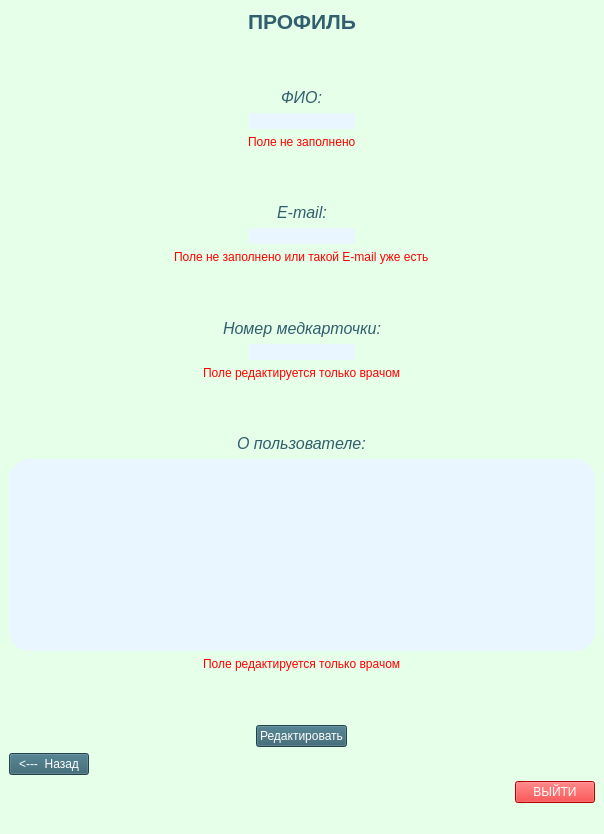
<?xml version="1.0" encoding="UTF-8"?>
<ui version="4.0">
 <class>MainWindow</class>
 <widget class="QMainWindow" name="MainWindow">
  <property name="geometry">
   <rect>
    <x>0</x>
    <y>0</y>
    <width>604</width>
    <height>834</height>
   </rect>
  </property>
  <property name="windowTitle">
   <string>MainWindow</string>
  </property>
  <property name="styleSheet">
   <string notr="true">background-color: rgb(229, 255, 232);</string>
  </property>
  <widget class="QWidget" name="centralwidget">
   <layout class="QVBoxLayout" name="verticalLayout">
    <item alignment="Qt::AlignHCenter">
     <widget class="QLabel" name="label">
      <property name="text">
       <string>&lt;html&gt;&lt;head/&gt;&lt;body&gt;&lt;p&gt;&lt;span style=&quot; font-size:16pt; font-weight:600; color:#315f6d;&quot;&gt;ПРОФИЛЬ&lt;/span&gt;&lt;/p&gt;&lt;/body&gt;&lt;/html&gt;</string>
      </property>
     </widget>
    </item>
    <item>
     <spacer name="verticalSpacer_2">
      <property name="orientation">
       <enum>Qt::Vertical</enum>
      </property>
      <property name="sizeHint" stdset="0">
       <size>
        <width>20</width>
        <height>40</height>
       </size>
      </property>
     </spacer>
    </item>
    <item alignment="Qt::AlignHCenter">
     <widget class="QLabel" name="label_6">
      <property name="toolTip">
       <string>&lt;html&gt;&lt;head/&gt;&lt;body&gt;&lt;p&gt;&lt;br/&gt;&lt;/p&gt;&lt;/body&gt;&lt;/html&gt;</string>
      </property>
      <property name="whatsThis">
       <string>&lt;html&gt;&lt;head/&gt;&lt;body&gt;&lt;p&gt;&lt;br/&gt;&lt;/p&gt;&lt;/body&gt;&lt;/html&gt;</string>
      </property>
      <property name="styleSheet">
       <string notr="true">color: rgb(255, 120, 237);</string>
      </property>
      <property name="text">
       <string>&lt;html&gt;&lt;head/&gt;&lt;body&gt;&lt;p&gt;&lt;span style=&quot; font-size:12pt; font-style:italic; color:#315f6d;&quot;&gt;ФИО:&lt;/span&gt;&lt;/p&gt;&lt;/body&gt;&lt;/html&gt;</string>
      </property>
     </widget>
    </item>
    <item alignment="Qt::AlignHCenter">
     <widget class="QLineEdit" name="lineEdit_3">
      <property name="styleSheet">
       <string notr="true">color: rgb(49, 95, 109);
font: 15pt &quot;Nyala&quot;;
background-color: rgb(233, 245, 255);
border-radius: 20px;</string>
      </property>
      <property name="text">
       <string/>
      </property>
     </widget>
    </item>
    <item alignment="Qt::AlignHCenter">
     <widget class="QLabel" name="label_11">
      <property name="styleSheet">
       <string notr="true">color: rgb(255, 0, 0);</string>
      </property>
      <property name="text">
       <string>Поле не заполнено</string>
      </property>
     </widget>
    </item>
    <item>
     <spacer name="verticalSpacer_5">
      <property name="orientation">
       <enum>Qt::Vertical</enum>
      </property>
      <property name="sizeHint" stdset="0">
       <size>
        <width>20</width>
        <height>40</height>
       </size>
      </property>
     </spacer>
    </item>
    <item alignment="Qt::AlignHCenter">
     <widget class="QLabel" name="label_8">
      <property name="whatsThis">
       <string>&lt;html&gt;&lt;head/&gt;&lt;body&gt;&lt;p&gt;&lt;span style=&quot; font-size:16pt; font-weight:600; font-style:italic; color:#315f6d;&quot;&gt;E-mail&lt;/span&gt;&lt;/p&gt;&lt;/body&gt;&lt;/html&gt;</string>
      </property>
      <property name="styleSheet">
       <string notr="true"/>
      </property>
      <property name="text">
       <string>&lt;html&gt;&lt;head/&gt;&lt;body&gt;&lt;p&gt;&lt;span style=&quot; font-size:12pt; font-style:italic; color:#315f6d;&quot;&gt;E-mail:&lt;/span&gt;&lt;/p&gt;&lt;/body&gt;&lt;/html&gt;</string>
      </property>
     </widget>
    </item>
    <item alignment="Qt::AlignHCenter">
     <widget class="QLineEdit" name="lineEdit">
      <property name="styleSheet">
       <string notr="true">color: rgb(49, 95, 109);
font: 15pt &quot;Nyala&quot;;
background-color: rgb(233, 245, 255);
border-radius: 20px;</string>
      </property>
      <property name="text">
       <string/>
      </property>
     </widget>
    </item>
    <item alignment="Qt::AlignHCenter">
     <widget class="QLabel" name="label_10">
      <property name="styleSheet">
       <string notr="true">color: rgb(255, 0, 0);</string>
      </property>
      <property name="text">
       <string>Поле не заполнено или такой E-mail уже есть</string>
      </property>
     </widget>
    </item>
    <item>
     <spacer name="verticalSpacer_3">
      <property name="orientation">
       <enum>Qt::Vertical</enum>
      </property>
      <property name="sizeHint" stdset="0">
       <size>
        <width>20</width>
        <height>40</height>
       </size>
      </property>
     </spacer>
    </item>
    <item alignment="Qt::AlignHCenter">
     <widget class="QLabel" name="label_7">
      <property name="toolTip">
       <string>&lt;html&gt;&lt;head/&gt;&lt;body&gt;&lt;p&gt;&lt;br/&gt;&lt;/p&gt;&lt;/body&gt;&lt;/html&gt;</string>
      </property>
      <property name="whatsThis">
       <string>&lt;html&gt;&lt;head/&gt;&lt;body&gt;&lt;p&gt;&lt;br/&gt;&lt;/p&gt;&lt;/body&gt;&lt;/html&gt;</string>
      </property>
      <property name="styleSheet">
       <string notr="true">color: rgb(255, 120, 237);</string>
      </property>
      <property name="text">
       <string>&lt;html&gt;&lt;head/&gt;&lt;body&gt;&lt;p&gt;&lt;span style=&quot; font-size:12pt; font-style:italic; color:#315f6d;&quot;&gt;Номер медкарточки:&lt;/span&gt;&lt;/p&gt;&lt;/body&gt;&lt;/html&gt;</string>
      </property>
     </widget>
    </item>
    <item alignment="Qt::AlignHCenter">
     <widget class="QLineEdit" name="lineEdit_4">
      <property name="styleSheet">
       <string notr="true">color: rgb(49, 95, 109);
font: 15pt &quot;Nyala&quot;;
background-color: rgb(233, 245, 255);
border-radius: 20px;</string>
      </property>
      <property name="text">
       <string/>
      </property>
     </widget>
    </item>
    <item alignment="Qt::AlignHCenter">
     <widget class="QLabel" name="label_12">
      <property name="styleSheet">
       <string notr="true">color: rgb(255, 0, 0);</string>
      </property>
      <property name="text">
       <string>Поле редактируется только врачом</string>
      </property>
     </widget>
    </item>
    <item>
     <spacer name="verticalSpacer_4">
      <property name="orientation">
       <enum>Qt::Vertical</enum>
      </property>
      <property name="sizeHint" stdset="0">
       <size>
        <width>20</width>
        <height>40</height>
       </size>
      </property>
     </spacer>
    </item>
    <item alignment="Qt::AlignHCenter">
     <widget class="QLabel" name="label_9">
      <property name="toolTip">
       <string>&lt;html&gt;&lt;head/&gt;&lt;body&gt;&lt;p&gt;&lt;br/&gt;&lt;/p&gt;&lt;/body&gt;&lt;/html&gt;</string>
      </property>
      <property name="whatsThis">
       <string>&lt;html&gt;&lt;head/&gt;&lt;body&gt;&lt;p&gt;&lt;br/&gt;&lt;/p&gt;&lt;/body&gt;&lt;/html&gt;</string>
      </property>
      <property name="styleSheet">
       <string notr="true">color: rgb(255, 120, 237);</string>
      </property>
      <property name="text">
       <string>&lt;html&gt;&lt;head/&gt;&lt;body&gt;&lt;p&gt;&lt;span style=&quot; font-size:12pt; font-style:italic; color:#315f6d;&quot;&gt;О пользователе:&lt;/span&gt;&lt;/p&gt;&lt;/body&gt;&lt;/html&gt;</string>
      </property>
     </widget>
    </item>
    <item>
     <widget class="QTextEdit" name="textEdit">
      <property name="styleSheet">
       <string notr="true">color: rgb(49, 95, 109);
font: 15pt &quot;Nyala&quot;;
background-color: rgb(233, 245, 255);
border-radius: 20px;</string>
      </property>
     </widget>
    </item>
    <item alignment="Qt::AlignHCenter">
     <widget class="QLabel" name="label_13">
      <property name="styleSheet">
       <string notr="true">color: rgb(255, 0, 0);</string>
      </property>
      <property name="text">
       <string>Поле редактируется только врачом</string>
      </property>
     </widget>
    </item>
    <item>
     <spacer name="verticalSpacer">
      <property name="orientation">
       <enum>Qt::Vertical</enum>
      </property>
      <property name="sizeHint" stdset="0">
       <size>
        <width>20</width>
        <height>40</height>
       </size>
      </property>
     </spacer>
    </item>
    <item alignment="Qt::AlignHCenter">
     <widget class="QPushButton" name="pushButton_2">
      <property name="toolTip">
       <string>&lt;!DOCTYPE HTML PUBLIC &quot;-//W3C//DTD HTML 4.0//EN&quot; &quot;http://www.w3.org/TR/REC-html40/strict.dtd&quot;&gt;
&lt;html&gt;&lt;head&gt;&lt;meta name=&quot;qrichtext&quot; content=&quot;1&quot; /&gt;&lt;style type=&quot;text/css&quot;&gt;
p, li { white-space: pre-wrap; }
&lt;/style&gt;&lt;/head&gt;&lt;body style=&quot; font-family:'MS Shell Dlg 2'; font-size:8pt; font-weight:400; font-style:normal;&quot;&gt;
&lt;p style=&quot; margin-top:12px; margin-bottom:12px; margin-left:0px; margin-right:0px; -qt-block-indent:0; text-indent:0px;&quot;&gt;&lt;span style=&quot; font-size:12pt; font-weight:600;&quot;&gt;Войти&lt;/span&gt;&lt;/p&gt;&lt;/body&gt;&lt;/html&gt;</string>
      </property>
      <property name="whatsThis">
       <string>&lt;!DOCTYPE HTML PUBLIC &quot;-//W3C//DTD HTML 4.0//EN&quot; &quot;http://www.w3.org/TR/REC-html40/strict.dtd&quot;&gt;
&lt;html&gt;&lt;head&gt;&lt;meta name=&quot;qrichtext&quot; content=&quot;1&quot; /&gt;&lt;style type=&quot;text/css&quot;&gt;
p, li { white-space: pre-wrap; }
&lt;/style&gt;&lt;/head&gt;&lt;body style=&quot; font-family:'MS Shell Dlg 2'; font-size:8pt; font-weight:400; font-style:normal;&quot;&gt;
&lt;p style=&quot; margin-top:12px; margin-bottom:12px; margin-left:0px; margin-right:0px; -qt-block-indent:0; text-indent:0px;&quot;&gt;лапбми&lt;/p&gt;&lt;/body&gt;&lt;/html&gt;</string>
      </property>
      <property name="styleSheet">
       <string notr="true">QPushButton{
	color: rgb(255, 255, 255);
	font: 12pt &quot;MS Shell Dlg 2&quot;;
	background-color: rgb(49, 95, 109);
}
QPushButton:hover{
	
	background-color: rgb(34, 200, 67);
}</string>
      </property>
      <property name="text">
       <string>Редактировать</string>
      </property>
     </widget>
    </item>
    <item alignment="Qt::AlignLeft">
     <widget class="QPushButton" name="pushButton">
      <property name="styleSheet">
       <string notr="true">QPushButton{
	color: rgb(255, 255, 255);
	font: 12pt &quot;MS Shell Dlg 2&quot;;
	background-color: rgb(49, 95, 109);
}
QPushButton:hover{
	
	background-color: rgb(34, 200, 67);
}</string>
      </property>
      <property name="text">
       <string>&lt;---  Назад</string>
      </property>
     </widget>
    </item>
    <item alignment="Qt::AlignRight">
     <widget class="QPushButton" name="pushButton_3">
      <property name="styleSheet">
       <string notr="true">background-color: rgb(255, 0, 0);
color: rgb(255, 255, 255);</string>
      </property>
      <property name="text">
       <string>ВЫЙТИ</string>
      </property>
     </widget>
    </item>
   </layout>
  </widget>
  <widget class="QMenuBar" name="menubar">
   <property name="geometry">
    <rect>
     <x>0</x>
     <y>0</y>
     <width>604</width>
     <height>26</height>
    </rect>
   </property>
  </widget>
  <widget class="QStatusBar" name="statusbar"/>
 </widget>
 <resources/>
 <connections/>
</ui>
